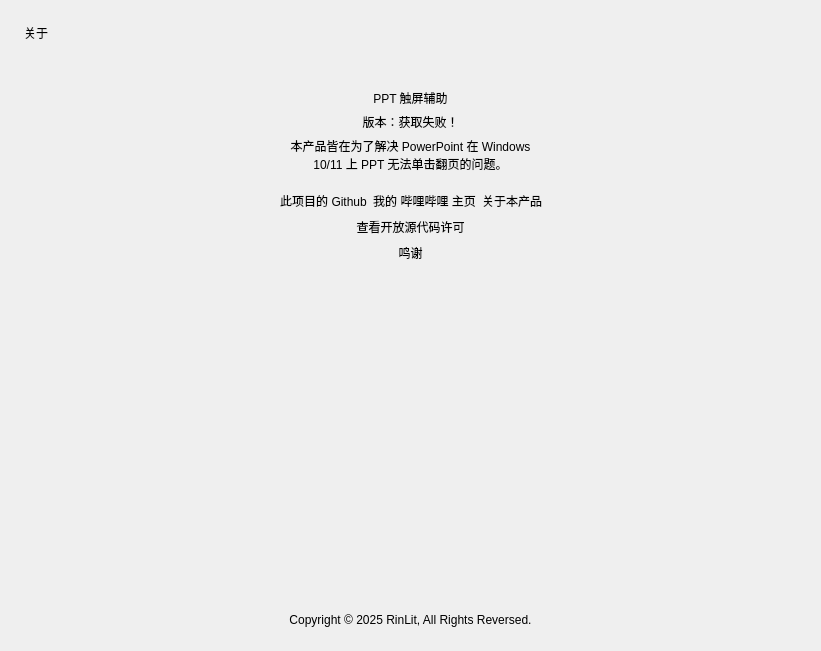
<?xml version="1.0" encoding="UTF-8"?>
<ui version="4.0">
 <class>Form</class>
 <widget class="QWidget" name="Form">
  <property name="geometry">
   <rect>
    <x>0</x>
    <y>0</y>
    <width>821</width>
    <height>651</height>
   </rect>
  </property>
  <property name="windowTitle">
   <string>Form</string>
  </property>
  <layout class="QVBoxLayout" name="verticalLayout_2">
   <property name="spacing">
    <number>18</number>
   </property>
   <property name="leftMargin">
    <number>24</number>
   </property>
   <property name="topMargin">
    <number>24</number>
   </property>
   <property name="rightMargin">
    <number>24</number>
   </property>
   <property name="bottomMargin">
    <number>24</number>
   </property>
   <item>
    <widget class="TitleLabel" name="TitleLabel">
     <property name="text">
      <string>关于</string>
     </property>
    </widget>
   </item>
   <item>
    <widget class="SmoothScrollArea" name="about_scroll">
     <property name="styleSheet">
      <string notr="true">background: transparent; border: none</string>
     </property>
     <property name="widgetResizable">
      <bool>true</bool>
     </property>
     <widget class="QWidget" name="scrollAreaWidgetContents">
      <property name="geometry">
       <rect>
        <x>0</x>
        <y>0</y>
        <width>773</width>
        <height>511</height>
       </rect>
      </property>
      <layout class="QVBoxLayout" name="verticalLayout_3">
       <item>
        <layout class="QVBoxLayout" name="verticalLayout">
         <property name="leftMargin">
          <number>48</number>
         </property>
         <property name="topMargin">
          <number>0</number>
         </property>
         <property name="rightMargin">
          <number>48</number>
         </property>
         <property name="bottomMargin">
          <number>0</number>
         </property>
         <item>
          <layout class="QHBoxLayout" name="horizontalLayout">
           <item>
            <widget class="QLabel" name="label">
             <property name="enabled">
              <bool>true</bool>
             </property>
             <property name="sizePolicy">
              <sizepolicy hsizetype="Minimum" vsizetype="Minimum">
               <horstretch>0</horstretch>
               <verstretch>0</verstretch>
              </sizepolicy>
             </property>
             <property name="maximumSize">
              <size>
               <width>125</width>
               <height>100</height>
              </size>
             </property>
             <property name="styleSheet">
              <string notr="true"/>
             </property>
             <property name="text">
              <string/>
             </property>
             <property name="pixmap">
              <pixmap>../../PFT/img/logo.png</pixmap>
             </property>
             <property name="scaledContents">
              <bool>true</bool>
             </property>
             <property name="alignment">
              <set>Qt::AlignCenter</set>
             </property>
             <property name="wordWrap">
              <bool>true</bool>
             </property>
            </widget>
           </item>
          </layout>
         </item>
         <item>
          <widget class="SubtitleLabel" name="SubtitleLabel">
           <property name="text">
            <string>PPT 触屏辅助</string>
           </property>
           <property name="alignment">
            <set>Qt::AlignCenter</set>
           </property>
          </widget>
         </item>
         <item>
          <widget class="BodyLabel" name="version">
           <property name="text">
            <string>版本：获取失败！</string>
           </property>
           <property name="alignment">
            <set>Qt::AlignCenter</set>
           </property>
           <property name="wordWrap">
            <bool>true</bool>
           </property>
          </widget>
         </item>
         <item>
          <widget class="CaptionLabel" name="CaptionLabel_3">
           <property name="text">
            <string>本产品皆在为了解决 PowerPoint 在 Windows
10/11 上 PPT 无法单击翻页的问题。</string>
           </property>
           <property name="alignment">
            <set>Qt::AlignCenter</set>
           </property>
           <property name="wordWrap">
            <bool>true</bool>
           </property>
           <property name="lightColor" stdset="0">
            <color>
             <red>99</red>
             <green>99</green>
             <blue>99</blue>
            </color>
           </property>
           <property name="darkColor" stdset="0">
            <color>
             <red>200</red>
             <green>200</green>
             <blue>200</blue>
            </color>
           </property>
          </widget>
         </item>
         <item>
          <layout class="QHBoxLayout" name="horizontalLayout_3">
           <property name="leftMargin">
            <number>0</number>
           </property>
           <property name="topMargin">
            <number>12</number>
           </property>
           <property name="rightMargin">
            <number>0</number>
           </property>
           <item>
            <spacer name="horizontalSpacer_3">
             <property name="orientation">
              <enum>Qt::Horizontal</enum>
             </property>
             <property name="sizeHint" stdset="0">
              <size>
               <width>40</width>
               <height>20</height>
              </size>
             </property>
            </spacer>
           </item>
           <item>
            <widget class="PushButton" name="button_github">
             <property name="sizePolicy">
              <sizepolicy hsizetype="Maximum" vsizetype="Fixed">
               <horstretch>0</horstretch>
               <verstretch>0</verstretch>
              </sizepolicy>
             </property>
             <property name="minimumSize">
              <size>
               <width>0</width>
               <height>0</height>
              </size>
             </property>
             <property name="maximumSize">
              <size>
               <width>360</width>
               <height>16777215</height>
              </size>
             </property>
             <property name="text">
              <string>此项目的 Github</string>
             </property>
             <property name="hasIcon" stdset="0">
              <bool>false</bool>
             </property>
            </widget>
           </item>
           <item>
            <widget class="PushButton" name="button_bilibili">
             <property name="sizePolicy">
              <sizepolicy hsizetype="Maximum" vsizetype="Fixed">
               <horstretch>0</horstretch>
               <verstretch>0</verstretch>
              </sizepolicy>
             </property>
             <property name="minimumSize">
              <size>
               <width>0</width>
               <height>0</height>
              </size>
             </property>
             <property name="maximumSize">
              <size>
               <width>360</width>
               <height>16777215</height>
              </size>
             </property>
             <property name="text">
              <string>我的 哔哩哔哩 主页</string>
             </property>
            </widget>
           </item>
           <item>
            <widget class="PushButton" name="button_website">
             <property name="sizePolicy">
              <sizepolicy hsizetype="Maximum" vsizetype="Fixed">
               <horstretch>0</horstretch>
               <verstretch>0</verstretch>
              </sizepolicy>
             </property>
             <property name="minimumSize">
              <size>
               <width>0</width>
               <height>0</height>
              </size>
             </property>
             <property name="maximumSize">
              <size>
               <width>360</width>
               <height>16777215</height>
              </size>
             </property>
             <property name="text">
              <string>关于本产品</string>
             </property>
            </widget>
           </item>
           <item>
            <spacer name="horizontalSpacer_4">
             <property name="orientation">
              <enum>Qt::Horizontal</enum>
             </property>
             <property name="sizeHint" stdset="0">
              <size>
               <width>40</width>
               <height>20</height>
              </size>
             </property>
            </spacer>
           </item>
          </layout>
         </item>
         <item>
          <layout class="QHBoxLayout" name="horizontalLayout_4">
           <property name="leftMargin">
            <number>0</number>
           </property>
           <property name="rightMargin">
            <number>0</number>
           </property>
           <item>
            <spacer name="horizontalSpacer_5">
             <property name="orientation">
              <enum>Qt::Horizontal</enum>
             </property>
             <property name="sizeHint" stdset="0">
              <size>
               <width>40</width>
               <height>20</height>
              </size>
             </property>
            </spacer>
           </item>
           <item>
            <widget class="PushButton" name="button_show_license">
             <property name="sizePolicy">
              <sizepolicy hsizetype="Expanding" vsizetype="Fixed">
               <horstretch>0</horstretch>
               <verstretch>0</verstretch>
              </sizepolicy>
             </property>
             <property name="minimumSize">
              <size>
               <width>245</width>
               <height>0</height>
              </size>
             </property>
             <property name="maximumSize">
              <size>
               <width>360</width>
               <height>16777215</height>
              </size>
             </property>
             <property name="text">
              <string>查看开放源代码许可</string>
             </property>
             <property name="hasIcon" stdset="0">
              <bool>false</bool>
             </property>
            </widget>
           </item>
           <item>
            <spacer name="horizontalSpacer_6">
             <property name="orientation">
              <enum>Qt::Horizontal</enum>
             </property>
             <property name="sizeHint" stdset="0">
              <size>
               <width>40</width>
               <height>20</height>
              </size>
             </property>
            </spacer>
           </item>
          </layout>
         </item>
         <item>
          <layout class="QHBoxLayout" name="horizontalLayout_2">
           <property name="leftMargin">
            <number>0</number>
           </property>
           <property name="rightMargin">
            <number>0</number>
           </property>
           <item>
            <spacer name="horizontalSpacer">
             <property name="orientation">
              <enum>Qt::Horizontal</enum>
             </property>
             <property name="sizeHint" stdset="0">
              <size>
               <width>40</width>
               <height>20</height>
              </size>
             </property>
            </spacer>
           </item>
           <item>
            <widget class="PushButton" name="button_thanks">
             <property name="sizePolicy">
              <sizepolicy hsizetype="Expanding" vsizetype="Fixed">
               <horstretch>0</horstretch>
               <verstretch>0</verstretch>
              </sizepolicy>
             </property>
             <property name="minimumSize">
              <size>
               <width>245</width>
               <height>0</height>
              </size>
             </property>
             <property name="maximumSize">
              <size>
               <width>360</width>
               <height>16777215</height>
              </size>
             </property>
             <property name="text">
              <string>鸣谢</string>
             </property>
             <property name="hasIcon" stdset="0">
              <bool>false</bool>
             </property>
            </widget>
           </item>
           <item>
            <spacer name="horizontalSpacer_2">
             <property name="orientation">
              <enum>Qt::Horizontal</enum>
             </property>
             <property name="sizeHint" stdset="0">
              <size>
               <width>40</width>
               <height>20</height>
              </size>
             </property>
            </spacer>
           </item>
          </layout>
         </item>
        </layout>
       </item>
       <item>
        <spacer name="verticalSpacer">
         <property name="orientation">
          <enum>Qt::Vertical</enum>
         </property>
         <property name="sizeHint" stdset="0">
          <size>
           <width>20</width>
           <height>106</height>
          </size>
         </property>
        </spacer>
       </item>
      </layout>
     </widget>
    </widget>
   </item>
   <item>
    <widget class="CaptionLabel" name="CaptionLabel_2">
     <property name="text">
      <string>Copyright © 2025 RinLit, All Rights Reversed.</string>
     </property>
     <property name="alignment">
      <set>Qt::AlignCenter</set>
     </property>
     <property name="lightColor" stdset="0">
      <color>
       <red>127</red>
       <green>127</green>
       <blue>127</blue>
      </color>
     </property>
     <property name="darkColor" stdset="0">
      <color>
       <red>185</red>
       <green>185</green>
       <blue>185</blue>
      </color>
     </property>
    </widget>
   </item>
  </layout>
 </widget>
 <customwidgets>
  <customwidget>
   <class>PushButton</class>
   <extends>QPushButton</extends>
   <header>qfluentwidgets</header>
  </customwidget>
  <customwidget>
   <class>SmoothScrollArea</class>
   <extends>QScrollArea</extends>
   <header>qfluentwidgets</header>
   <container>1</container>
  </customwidget>
  <customwidget>
   <class>CaptionLabel</class>
   <extends>QLabel</extends>
   <header>qfluentwidgets</header>
  </customwidget>
  <customwidget>
   <class>BodyLabel</class>
   <extends>QLabel</extends>
   <header>qfluentwidgets</header>
  </customwidget>
  <customwidget>
   <class>SubtitleLabel</class>
   <extends>QLabel</extends>
   <header>qfluentwidgets</header>
  </customwidget>
  <customwidget>
   <class>TitleLabel</class>
   <extends>QLabel</extends>
   <header>qfluentwidgets</header>
  </customwidget>
 </customwidgets>
 <resources/>
 <connections/>
</ui>
